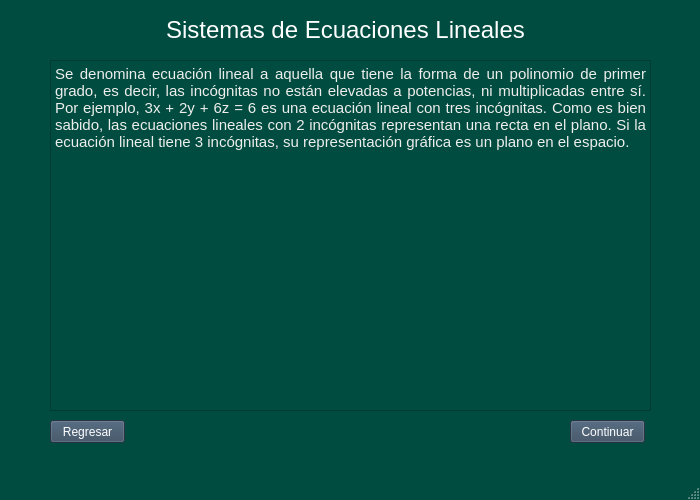
<?xml version="1.0" encoding="UTF-8"?>
<ui version="4.0">
 <class>SEL</class>
 <widget class="QMainWindow" name="SEL">
  <property name="geometry">
   <rect>
    <x>0</x>
    <y>0</y>
    <width>700</width>
    <height>500</height>
   </rect>
  </property>
  <property name="palette">
   <palette>
    <active>
     <colorrole role="WindowText">
      <brush brushstyle="SolidPattern">
       <color alpha="255">
        <red>255</red>
        <green>255</green>
        <blue>255</blue>
       </color>
      </brush>
     </colorrole>
     <colorrole role="Button">
      <brush brushstyle="SolidPattern">
       <color alpha="255">
        <red>0</red>
        <green>76</green>
        <blue>64</blue>
       </color>
      </brush>
     </colorrole>
     <colorrole role="Light">
      <brush brushstyle="SolidPattern">
       <color alpha="255">
        <red>0</red>
        <green>114</green>
        <blue>96</blue>
       </color>
      </brush>
     </colorrole>
     <colorrole role="Midlight">
      <brush brushstyle="SolidPattern">
       <color alpha="255">
        <red>0</red>
        <green>95</green>
        <blue>80</blue>
       </color>
      </brush>
     </colorrole>
     <colorrole role="Dark">
      <brush brushstyle="SolidPattern">
       <color alpha="255">
        <red>0</red>
        <green>38</green>
        <blue>32</blue>
       </color>
      </brush>
     </colorrole>
     <colorrole role="Mid">
      <brush brushstyle="SolidPattern">
       <color alpha="255">
        <red>0</red>
        <green>50</green>
        <blue>42</blue>
       </color>
      </brush>
     </colorrole>
     <colorrole role="Text">
      <brush brushstyle="SolidPattern">
       <color alpha="255">
        <red>255</red>
        <green>255</green>
        <blue>255</blue>
       </color>
      </brush>
     </colorrole>
     <colorrole role="BrightText">
      <brush brushstyle="SolidPattern">
       <color alpha="255">
        <red>255</red>
        <green>255</green>
        <blue>255</blue>
       </color>
      </brush>
     </colorrole>
     <colorrole role="ButtonText">
      <brush brushstyle="SolidPattern">
       <color alpha="255">
        <red>255</red>
        <green>255</green>
        <blue>255</blue>
       </color>
      </brush>
     </colorrole>
     <colorrole role="Base">
      <brush brushstyle="SolidPattern">
       <color alpha="255">
        <red>0</red>
        <green>0</green>
        <blue>0</blue>
       </color>
      </brush>
     </colorrole>
     <colorrole role="Window">
      <brush brushstyle="SolidPattern">
       <color alpha="255">
        <red>0</red>
        <green>76</green>
        <blue>64</blue>
       </color>
      </brush>
     </colorrole>
     <colorrole role="Shadow">
      <brush brushstyle="SolidPattern">
       <color alpha="255">
        <red>0</red>
        <green>0</green>
        <blue>0</blue>
       </color>
      </brush>
     </colorrole>
     <colorrole role="AlternateBase">
      <brush brushstyle="SolidPattern">
       <color alpha="255">
        <red>0</red>
        <green>38</green>
        <blue>32</blue>
       </color>
      </brush>
     </colorrole>
     <colorrole role="ToolTipBase">
      <brush brushstyle="SolidPattern">
       <color alpha="255">
        <red>255</red>
        <green>255</green>
        <blue>220</blue>
       </color>
      </brush>
     </colorrole>
     <colorrole role="ToolTipText">
      <brush brushstyle="SolidPattern">
       <color alpha="255">
        <red>0</red>
        <green>0</green>
        <blue>0</blue>
       </color>
      </brush>
     </colorrole>
     <colorrole role="PlaceholderText">
      <brush brushstyle="SolidPattern">
       <color alpha="128">
        <red>255</red>
        <green>255</green>
        <blue>255</blue>
       </color>
      </brush>
     </colorrole>
    </active>
    <inactive>
     <colorrole role="WindowText">
      <brush brushstyle="SolidPattern">
       <color alpha="255">
        <red>255</red>
        <green>255</green>
        <blue>255</blue>
       </color>
      </brush>
     </colorrole>
     <colorrole role="Button">
      <brush brushstyle="SolidPattern">
       <color alpha="255">
        <red>0</red>
        <green>76</green>
        <blue>64</blue>
       </color>
      </brush>
     </colorrole>
     <colorrole role="Light">
      <brush brushstyle="SolidPattern">
       <color alpha="255">
        <red>0</red>
        <green>114</green>
        <blue>96</blue>
       </color>
      </brush>
     </colorrole>
     <colorrole role="Midlight">
      <brush brushstyle="SolidPattern">
       <color alpha="255">
        <red>0</red>
        <green>95</green>
        <blue>80</blue>
       </color>
      </brush>
     </colorrole>
     <colorrole role="Dark">
      <brush brushstyle="SolidPattern">
       <color alpha="255">
        <red>0</red>
        <green>38</green>
        <blue>32</blue>
       </color>
      </brush>
     </colorrole>
     <colorrole role="Mid">
      <brush brushstyle="SolidPattern">
       <color alpha="255">
        <red>0</red>
        <green>50</green>
        <blue>42</blue>
       </color>
      </brush>
     </colorrole>
     <colorrole role="Text">
      <brush brushstyle="SolidPattern">
       <color alpha="255">
        <red>255</red>
        <green>255</green>
        <blue>255</blue>
       </color>
      </brush>
     </colorrole>
     <colorrole role="BrightText">
      <brush brushstyle="SolidPattern">
       <color alpha="255">
        <red>255</red>
        <green>255</green>
        <blue>255</blue>
       </color>
      </brush>
     </colorrole>
     <colorrole role="ButtonText">
      <brush brushstyle="SolidPattern">
       <color alpha="255">
        <red>255</red>
        <green>255</green>
        <blue>255</blue>
       </color>
      </brush>
     </colorrole>
     <colorrole role="Base">
      <brush brushstyle="SolidPattern">
       <color alpha="255">
        <red>0</red>
        <green>0</green>
        <blue>0</blue>
       </color>
      </brush>
     </colorrole>
     <colorrole role="Window">
      <brush brushstyle="SolidPattern">
       <color alpha="255">
        <red>0</red>
        <green>76</green>
        <blue>64</blue>
       </color>
      </brush>
     </colorrole>
     <colorrole role="Shadow">
      <brush brushstyle="SolidPattern">
       <color alpha="255">
        <red>0</red>
        <green>0</green>
        <blue>0</blue>
       </color>
      </brush>
     </colorrole>
     <colorrole role="AlternateBase">
      <brush brushstyle="SolidPattern">
       <color alpha="255">
        <red>0</red>
        <green>38</green>
        <blue>32</blue>
       </color>
      </brush>
     </colorrole>
     <colorrole role="ToolTipBase">
      <brush brushstyle="SolidPattern">
       <color alpha="255">
        <red>255</red>
        <green>255</green>
        <blue>220</blue>
       </color>
      </brush>
     </colorrole>
     <colorrole role="ToolTipText">
      <brush brushstyle="SolidPattern">
       <color alpha="255">
        <red>0</red>
        <green>0</green>
        <blue>0</blue>
       </color>
      </brush>
     </colorrole>
     <colorrole role="PlaceholderText">
      <brush brushstyle="SolidPattern">
       <color alpha="128">
        <red>255</red>
        <green>255</green>
        <blue>255</blue>
       </color>
      </brush>
     </colorrole>
    </inactive>
    <disabled>
     <colorrole role="WindowText">
      <brush brushstyle="SolidPattern">
       <color alpha="255">
        <red>0</red>
        <green>38</green>
        <blue>32</blue>
       </color>
      </brush>
     </colorrole>
     <colorrole role="Button">
      <brush brushstyle="SolidPattern">
       <color alpha="255">
        <red>0</red>
        <green>76</green>
        <blue>64</blue>
       </color>
      </brush>
     </colorrole>
     <colorrole role="Light">
      <brush brushstyle="SolidPattern">
       <color alpha="255">
        <red>0</red>
        <green>114</green>
        <blue>96</blue>
       </color>
      </brush>
     </colorrole>
     <colorrole role="Midlight">
      <brush brushstyle="SolidPattern">
       <color alpha="255">
        <red>0</red>
        <green>95</green>
        <blue>80</blue>
       </color>
      </brush>
     </colorrole>
     <colorrole role="Dark">
      <brush brushstyle="SolidPattern">
       <color alpha="255">
        <red>0</red>
        <green>38</green>
        <blue>32</blue>
       </color>
      </brush>
     </colorrole>
     <colorrole role="Mid">
      <brush brushstyle="SolidPattern">
       <color alpha="255">
        <red>0</red>
        <green>50</green>
        <blue>42</blue>
       </color>
      </brush>
     </colorrole>
     <colorrole role="Text">
      <brush brushstyle="SolidPattern">
       <color alpha="255">
        <red>0</red>
        <green>38</green>
        <blue>32</blue>
       </color>
      </brush>
     </colorrole>
     <colorrole role="BrightText">
      <brush brushstyle="SolidPattern">
       <color alpha="255">
        <red>255</red>
        <green>255</green>
        <blue>255</blue>
       </color>
      </brush>
     </colorrole>
     <colorrole role="ButtonText">
      <brush brushstyle="SolidPattern">
       <color alpha="255">
        <red>0</red>
        <green>38</green>
        <blue>32</blue>
       </color>
      </brush>
     </colorrole>
     <colorrole role="Base">
      <brush brushstyle="SolidPattern">
       <color alpha="255">
        <red>0</red>
        <green>76</green>
        <blue>64</blue>
       </color>
      </brush>
     </colorrole>
     <colorrole role="Window">
      <brush brushstyle="SolidPattern">
       <color alpha="255">
        <red>0</red>
        <green>76</green>
        <blue>64</blue>
       </color>
      </brush>
     </colorrole>
     <colorrole role="Shadow">
      <brush brushstyle="SolidPattern">
       <color alpha="255">
        <red>0</red>
        <green>0</green>
        <blue>0</blue>
       </color>
      </brush>
     </colorrole>
     <colorrole role="AlternateBase">
      <brush brushstyle="SolidPattern">
       <color alpha="255">
        <red>0</red>
        <green>76</green>
        <blue>64</blue>
       </color>
      </brush>
     </colorrole>
     <colorrole role="ToolTipBase">
      <brush brushstyle="SolidPattern">
       <color alpha="255">
        <red>255</red>
        <green>255</green>
        <blue>220</blue>
       </color>
      </brush>
     </colorrole>
     <colorrole role="ToolTipText">
      <brush brushstyle="SolidPattern">
       <color alpha="255">
        <red>0</red>
        <green>0</green>
        <blue>0</blue>
       </color>
      </brush>
     </colorrole>
     <colorrole role="PlaceholderText">
      <brush brushstyle="SolidPattern">
       <color alpha="128">
        <red>255</red>
        <green>255</green>
        <blue>255</blue>
       </color>
      </brush>
     </colorrole>
    </disabled>
   </palette>
  </property>
  <property name="windowTitle">
   <string>MainWindow</string>
  </property>
  <widget class="QWidget" name="centralwidget">
   <widget class="QLabel" name="label">
    <property name="geometry">
     <rect>
      <x>160</x>
      <y>10</y>
      <width>371</width>
      <height>41</height>
     </rect>
    </property>
    <property name="text">
     <string>&lt;html&gt;&lt;head/&gt;&lt;body&gt;&lt;p align=&quot;center&quot;&gt;&lt;span style=&quot; font-size:18pt;&quot;&gt;Sistemas de Ecuaciones Lineales&lt;/span&gt;&lt;/p&gt;&lt;/body&gt;&lt;/html&gt;</string>
    </property>
   </widget>
   <widget class="QPushButton" name="pushButton">
    <property name="geometry">
     <rect>
      <x>50</x>
      <y>420</y>
      <width>75</width>
      <height>23</height>
     </rect>
    </property>
    <property name="palette">
     <palette>
      <active>
       <colorrole role="WindowText">
        <brush brushstyle="SolidPattern">
         <color alpha="255">
          <red>255</red>
          <green>255</green>
          <blue>255</blue>
         </color>
        </brush>
       </colorrole>
       <colorrole role="Button">
        <brush brushstyle="SolidPattern">
         <color alpha="255">
          <red>53</red>
          <green>73</green>
          <blue>94</blue>
         </color>
        </brush>
       </colorrole>
       <colorrole role="Light">
        <brush brushstyle="SolidPattern">
         <color alpha="255">
          <red>79</red>
          <green>109</green>
          <blue>141</blue>
         </color>
        </brush>
       </colorrole>
       <colorrole role="Midlight">
        <brush brushstyle="SolidPattern">
         <color alpha="255">
          <red>66</red>
          <green>91</green>
          <blue>117</blue>
         </color>
        </brush>
       </colorrole>
       <colorrole role="Dark">
        <brush brushstyle="SolidPattern">
         <color alpha="255">
          <red>26</red>
          <green>36</green>
          <blue>47</blue>
         </color>
        </brush>
       </colorrole>
       <colorrole role="Mid">
        <brush brushstyle="SolidPattern">
         <color alpha="255">
          <red>35</red>
          <green>48</green>
          <blue>62</blue>
         </color>
        </brush>
       </colorrole>
       <colorrole role="Text">
        <brush brushstyle="SolidPattern">
         <color alpha="255">
          <red>255</red>
          <green>255</green>
          <blue>255</blue>
         </color>
        </brush>
       </colorrole>
       <colorrole role="BrightText">
        <brush brushstyle="SolidPattern">
         <color alpha="255">
          <red>255</red>
          <green>255</green>
          <blue>255</blue>
         </color>
        </brush>
       </colorrole>
       <colorrole role="ButtonText">
        <brush brushstyle="SolidPattern">
         <color alpha="255">
          <red>255</red>
          <green>255</green>
          <blue>255</blue>
         </color>
        </brush>
       </colorrole>
       <colorrole role="Base">
        <brush brushstyle="SolidPattern">
         <color alpha="255">
          <red>0</red>
          <green>0</green>
          <blue>0</blue>
         </color>
        </brush>
       </colorrole>
       <colorrole role="Window">
        <brush brushstyle="SolidPattern">
         <color alpha="255">
          <red>53</red>
          <green>73</green>
          <blue>94</blue>
         </color>
        </brush>
       </colorrole>
       <colorrole role="Shadow">
        <brush brushstyle="SolidPattern">
         <color alpha="255">
          <red>0</red>
          <green>0</green>
          <blue>0</blue>
         </color>
        </brush>
       </colorrole>
       <colorrole role="AlternateBase">
        <brush brushstyle="SolidPattern">
         <color alpha="255">
          <red>26</red>
          <green>36</green>
          <blue>47</blue>
         </color>
        </brush>
       </colorrole>
       <colorrole role="ToolTipBase">
        <brush brushstyle="SolidPattern">
         <color alpha="255">
          <red>255</red>
          <green>255</green>
          <blue>220</blue>
         </color>
        </brush>
       </colorrole>
       <colorrole role="ToolTipText">
        <brush brushstyle="SolidPattern">
         <color alpha="255">
          <red>0</red>
          <green>0</green>
          <blue>0</blue>
         </color>
        </brush>
       </colorrole>
       <colorrole role="PlaceholderText">
        <brush brushstyle="SolidPattern">
         <color alpha="128">
          <red>255</red>
          <green>255</green>
          <blue>255</blue>
         </color>
        </brush>
       </colorrole>
      </active>
      <inactive>
       <colorrole role="WindowText">
        <brush brushstyle="SolidPattern">
         <color alpha="255">
          <red>255</red>
          <green>255</green>
          <blue>255</blue>
         </color>
        </brush>
       </colorrole>
       <colorrole role="Button">
        <brush brushstyle="SolidPattern">
         <color alpha="255">
          <red>53</red>
          <green>73</green>
          <blue>94</blue>
         </color>
        </brush>
       </colorrole>
       <colorrole role="Light">
        <brush brushstyle="SolidPattern">
         <color alpha="255">
          <red>79</red>
          <green>109</green>
          <blue>141</blue>
         </color>
        </brush>
       </colorrole>
       <colorrole role="Midlight">
        <brush brushstyle="SolidPattern">
         <color alpha="255">
          <red>66</red>
          <green>91</green>
          <blue>117</blue>
         </color>
        </brush>
       </colorrole>
       <colorrole role="Dark">
        <brush brushstyle="SolidPattern">
         <color alpha="255">
          <red>26</red>
          <green>36</green>
          <blue>47</blue>
         </color>
        </brush>
       </colorrole>
       <colorrole role="Mid">
        <brush brushstyle="SolidPattern">
         <color alpha="255">
          <red>35</red>
          <green>48</green>
          <blue>62</blue>
         </color>
        </brush>
       </colorrole>
       <colorrole role="Text">
        <brush brushstyle="SolidPattern">
         <color alpha="255">
          <red>255</red>
          <green>255</green>
          <blue>255</blue>
         </color>
        </brush>
       </colorrole>
       <colorrole role="BrightText">
        <brush brushstyle="SolidPattern">
         <color alpha="255">
          <red>255</red>
          <green>255</green>
          <blue>255</blue>
         </color>
        </brush>
       </colorrole>
       <colorrole role="ButtonText">
        <brush brushstyle="SolidPattern">
         <color alpha="255">
          <red>255</red>
          <green>255</green>
          <blue>255</blue>
         </color>
        </brush>
       </colorrole>
       <colorrole role="Base">
        <brush brushstyle="SolidPattern">
         <color alpha="255">
          <red>0</red>
          <green>0</green>
          <blue>0</blue>
         </color>
        </brush>
       </colorrole>
       <colorrole role="Window">
        <brush brushstyle="SolidPattern">
         <color alpha="255">
          <red>53</red>
          <green>73</green>
          <blue>94</blue>
         </color>
        </brush>
       </colorrole>
       <colorrole role="Shadow">
        <brush brushstyle="SolidPattern">
         <color alpha="255">
          <red>0</red>
          <green>0</green>
          <blue>0</blue>
         </color>
        </brush>
       </colorrole>
       <colorrole role="AlternateBase">
        <brush brushstyle="SolidPattern">
         <color alpha="255">
          <red>26</red>
          <green>36</green>
          <blue>47</blue>
         </color>
        </brush>
       </colorrole>
       <colorrole role="ToolTipBase">
        <brush brushstyle="SolidPattern">
         <color alpha="255">
          <red>255</red>
          <green>255</green>
          <blue>220</blue>
         </color>
        </brush>
       </colorrole>
       <colorrole role="ToolTipText">
        <brush brushstyle="SolidPattern">
         <color alpha="255">
          <red>0</red>
          <green>0</green>
          <blue>0</blue>
         </color>
        </brush>
       </colorrole>
       <colorrole role="PlaceholderText">
        <brush brushstyle="SolidPattern">
         <color alpha="128">
          <red>255</red>
          <green>255</green>
          <blue>255</blue>
         </color>
        </brush>
       </colorrole>
      </inactive>
      <disabled>
       <colorrole role="WindowText">
        <brush brushstyle="SolidPattern">
         <color alpha="255">
          <red>26</red>
          <green>36</green>
          <blue>47</blue>
         </color>
        </brush>
       </colorrole>
       <colorrole role="Button">
        <brush brushstyle="SolidPattern">
         <color alpha="255">
          <red>53</red>
          <green>73</green>
          <blue>94</blue>
         </color>
        </brush>
       </colorrole>
       <colorrole role="Light">
        <brush brushstyle="SolidPattern">
         <color alpha="255">
          <red>79</red>
          <green>109</green>
          <blue>141</blue>
         </color>
        </brush>
       </colorrole>
       <colorrole role="Midlight">
        <brush brushstyle="SolidPattern">
         <color alpha="255">
          <red>66</red>
          <green>91</green>
          <blue>117</blue>
         </color>
        </brush>
       </colorrole>
       <colorrole role="Dark">
        <brush brushstyle="SolidPattern">
         <color alpha="255">
          <red>26</red>
          <green>36</green>
          <blue>47</blue>
         </color>
        </brush>
       </colorrole>
       <colorrole role="Mid">
        <brush brushstyle="SolidPattern">
         <color alpha="255">
          <red>35</red>
          <green>48</green>
          <blue>62</blue>
         </color>
        </brush>
       </colorrole>
       <colorrole role="Text">
        <brush brushstyle="SolidPattern">
         <color alpha="255">
          <red>26</red>
          <green>36</green>
          <blue>47</blue>
         </color>
        </brush>
       </colorrole>
       <colorrole role="BrightText">
        <brush brushstyle="SolidPattern">
         <color alpha="255">
          <red>255</red>
          <green>255</green>
          <blue>255</blue>
         </color>
        </brush>
       </colorrole>
       <colorrole role="ButtonText">
        <brush brushstyle="SolidPattern">
         <color alpha="255">
          <red>26</red>
          <green>36</green>
          <blue>47</blue>
         </color>
        </brush>
       </colorrole>
       <colorrole role="Base">
        <brush brushstyle="SolidPattern">
         <color alpha="255">
          <red>53</red>
          <green>73</green>
          <blue>94</blue>
         </color>
        </brush>
       </colorrole>
       <colorrole role="Window">
        <brush brushstyle="SolidPattern">
         <color alpha="255">
          <red>53</red>
          <green>73</green>
          <blue>94</blue>
         </color>
        </brush>
       </colorrole>
       <colorrole role="Shadow">
        <brush brushstyle="SolidPattern">
         <color alpha="255">
          <red>0</red>
          <green>0</green>
          <blue>0</blue>
         </color>
        </brush>
       </colorrole>
       <colorrole role="AlternateBase">
        <brush brushstyle="SolidPattern">
         <color alpha="255">
          <red>53</red>
          <green>73</green>
          <blue>94</blue>
         </color>
        </brush>
       </colorrole>
       <colorrole role="ToolTipBase">
        <brush brushstyle="SolidPattern">
         <color alpha="255">
          <red>255</red>
          <green>255</green>
          <blue>220</blue>
         </color>
        </brush>
       </colorrole>
       <colorrole role="ToolTipText">
        <brush brushstyle="SolidPattern">
         <color alpha="255">
          <red>0</red>
          <green>0</green>
          <blue>0</blue>
         </color>
        </brush>
       </colorrole>
       <colorrole role="PlaceholderText">
        <brush brushstyle="SolidPattern">
         <color alpha="128">
          <red>255</red>
          <green>255</green>
          <blue>255</blue>
         </color>
        </brush>
       </colorrole>
      </disabled>
     </palette>
    </property>
    <property name="text">
     <string>Regresar</string>
    </property>
   </widget>
   <widget class="QPushButton" name="pushButton_2">
    <property name="geometry">
     <rect>
      <x>570</x>
      <y>420</y>
      <width>75</width>
      <height>23</height>
     </rect>
    </property>
    <property name="palette">
     <palette>
      <active>
       <colorrole role="WindowText">
        <brush brushstyle="SolidPattern">
         <color alpha="255">
          <red>255</red>
          <green>255</green>
          <blue>255</blue>
         </color>
        </brush>
       </colorrole>
       <colorrole role="Button">
        <brush brushstyle="SolidPattern">
         <color alpha="255">
          <red>53</red>
          <green>73</green>
          <blue>94</blue>
         </color>
        </brush>
       </colorrole>
       <colorrole role="Light">
        <brush brushstyle="SolidPattern">
         <color alpha="255">
          <red>79</red>
          <green>109</green>
          <blue>141</blue>
         </color>
        </brush>
       </colorrole>
       <colorrole role="Midlight">
        <brush brushstyle="SolidPattern">
         <color alpha="255">
          <red>66</red>
          <green>91</green>
          <blue>117</blue>
         </color>
        </brush>
       </colorrole>
       <colorrole role="Dark">
        <brush brushstyle="SolidPattern">
         <color alpha="255">
          <red>26</red>
          <green>36</green>
          <blue>47</blue>
         </color>
        </brush>
       </colorrole>
       <colorrole role="Mid">
        <brush brushstyle="SolidPattern">
         <color alpha="255">
          <red>35</red>
          <green>48</green>
          <blue>62</blue>
         </color>
        </brush>
       </colorrole>
       <colorrole role="Text">
        <brush brushstyle="SolidPattern">
         <color alpha="255">
          <red>255</red>
          <green>255</green>
          <blue>255</blue>
         </color>
        </brush>
       </colorrole>
       <colorrole role="BrightText">
        <brush brushstyle="SolidPattern">
         <color alpha="255">
          <red>255</red>
          <green>255</green>
          <blue>255</blue>
         </color>
        </brush>
       </colorrole>
       <colorrole role="ButtonText">
        <brush brushstyle="SolidPattern">
         <color alpha="255">
          <red>255</red>
          <green>255</green>
          <blue>255</blue>
         </color>
        </brush>
       </colorrole>
       <colorrole role="Base">
        <brush brushstyle="SolidPattern">
         <color alpha="255">
          <red>0</red>
          <green>0</green>
          <blue>0</blue>
         </color>
        </brush>
       </colorrole>
       <colorrole role="Window">
        <brush brushstyle="SolidPattern">
         <color alpha="255">
          <red>53</red>
          <green>73</green>
          <blue>94</blue>
         </color>
        </brush>
       </colorrole>
       <colorrole role="Shadow">
        <brush brushstyle="SolidPattern">
         <color alpha="255">
          <red>0</red>
          <green>0</green>
          <blue>0</blue>
         </color>
        </brush>
       </colorrole>
       <colorrole role="AlternateBase">
        <brush brushstyle="SolidPattern">
         <color alpha="255">
          <red>26</red>
          <green>36</green>
          <blue>47</blue>
         </color>
        </brush>
       </colorrole>
       <colorrole role="ToolTipBase">
        <brush brushstyle="SolidPattern">
         <color alpha="255">
          <red>255</red>
          <green>255</green>
          <blue>220</blue>
         </color>
        </brush>
       </colorrole>
       <colorrole role="ToolTipText">
        <brush brushstyle="SolidPattern">
         <color alpha="255">
          <red>0</red>
          <green>0</green>
          <blue>0</blue>
         </color>
        </brush>
       </colorrole>
       <colorrole role="PlaceholderText">
        <brush brushstyle="SolidPattern">
         <color alpha="128">
          <red>255</red>
          <green>255</green>
          <blue>255</blue>
         </color>
        </brush>
       </colorrole>
      </active>
      <inactive>
       <colorrole role="WindowText">
        <brush brushstyle="SolidPattern">
         <color alpha="255">
          <red>255</red>
          <green>255</green>
          <blue>255</blue>
         </color>
        </brush>
       </colorrole>
       <colorrole role="Button">
        <brush brushstyle="SolidPattern">
         <color alpha="255">
          <red>53</red>
          <green>73</green>
          <blue>94</blue>
         </color>
        </brush>
       </colorrole>
       <colorrole role="Light">
        <brush brushstyle="SolidPattern">
         <color alpha="255">
          <red>79</red>
          <green>109</green>
          <blue>141</blue>
         </color>
        </brush>
       </colorrole>
       <colorrole role="Midlight">
        <brush brushstyle="SolidPattern">
         <color alpha="255">
          <red>66</red>
          <green>91</green>
          <blue>117</blue>
         </color>
        </brush>
       </colorrole>
       <colorrole role="Dark">
        <brush brushstyle="SolidPattern">
         <color alpha="255">
          <red>26</red>
          <green>36</green>
          <blue>47</blue>
         </color>
        </brush>
       </colorrole>
       <colorrole role="Mid">
        <brush brushstyle="SolidPattern">
         <color alpha="255">
          <red>35</red>
          <green>48</green>
          <blue>62</blue>
         </color>
        </brush>
       </colorrole>
       <colorrole role="Text">
        <brush brushstyle="SolidPattern">
         <color alpha="255">
          <red>255</red>
          <green>255</green>
          <blue>255</blue>
         </color>
        </brush>
       </colorrole>
       <colorrole role="BrightText">
        <brush brushstyle="SolidPattern">
         <color alpha="255">
          <red>255</red>
          <green>255</green>
          <blue>255</blue>
         </color>
        </brush>
       </colorrole>
       <colorrole role="ButtonText">
        <brush brushstyle="SolidPattern">
         <color alpha="255">
          <red>255</red>
          <green>255</green>
          <blue>255</blue>
         </color>
        </brush>
       </colorrole>
       <colorrole role="Base">
        <brush brushstyle="SolidPattern">
         <color alpha="255">
          <red>0</red>
          <green>0</green>
          <blue>0</blue>
         </color>
        </brush>
       </colorrole>
       <colorrole role="Window">
        <brush brushstyle="SolidPattern">
         <color alpha="255">
          <red>53</red>
          <green>73</green>
          <blue>94</blue>
         </color>
        </brush>
       </colorrole>
       <colorrole role="Shadow">
        <brush brushstyle="SolidPattern">
         <color alpha="255">
          <red>0</red>
          <green>0</green>
          <blue>0</blue>
         </color>
        </brush>
       </colorrole>
       <colorrole role="AlternateBase">
        <brush brushstyle="SolidPattern">
         <color alpha="255">
          <red>26</red>
          <green>36</green>
          <blue>47</blue>
         </color>
        </brush>
       </colorrole>
       <colorrole role="ToolTipBase">
        <brush brushstyle="SolidPattern">
         <color alpha="255">
          <red>255</red>
          <green>255</green>
          <blue>220</blue>
         </color>
        </brush>
       </colorrole>
       <colorrole role="ToolTipText">
        <brush brushstyle="SolidPattern">
         <color alpha="255">
          <red>0</red>
          <green>0</green>
          <blue>0</blue>
         </color>
        </brush>
       </colorrole>
       <colorrole role="PlaceholderText">
        <brush brushstyle="SolidPattern">
         <color alpha="128">
          <red>255</red>
          <green>255</green>
          <blue>255</blue>
         </color>
        </brush>
       </colorrole>
      </inactive>
      <disabled>
       <colorrole role="WindowText">
        <brush brushstyle="SolidPattern">
         <color alpha="255">
          <red>26</red>
          <green>36</green>
          <blue>47</blue>
         </color>
        </brush>
       </colorrole>
       <colorrole role="Button">
        <brush brushstyle="SolidPattern">
         <color alpha="255">
          <red>53</red>
          <green>73</green>
          <blue>94</blue>
         </color>
        </brush>
       </colorrole>
       <colorrole role="Light">
        <brush brushstyle="SolidPattern">
         <color alpha="255">
          <red>79</red>
          <green>109</green>
          <blue>141</blue>
         </color>
        </brush>
       </colorrole>
       <colorrole role="Midlight">
        <brush brushstyle="SolidPattern">
         <color alpha="255">
          <red>66</red>
          <green>91</green>
          <blue>117</blue>
         </color>
        </brush>
       </colorrole>
       <colorrole role="Dark">
        <brush brushstyle="SolidPattern">
         <color alpha="255">
          <red>26</red>
          <green>36</green>
          <blue>47</blue>
         </color>
        </brush>
       </colorrole>
       <colorrole role="Mid">
        <brush brushstyle="SolidPattern">
         <color alpha="255">
          <red>35</red>
          <green>48</green>
          <blue>62</blue>
         </color>
        </brush>
       </colorrole>
       <colorrole role="Text">
        <brush brushstyle="SolidPattern">
         <color alpha="255">
          <red>26</red>
          <green>36</green>
          <blue>47</blue>
         </color>
        </brush>
       </colorrole>
       <colorrole role="BrightText">
        <brush brushstyle="SolidPattern">
         <color alpha="255">
          <red>255</red>
          <green>255</green>
          <blue>255</blue>
         </color>
        </brush>
       </colorrole>
       <colorrole role="ButtonText">
        <brush brushstyle="SolidPattern">
         <color alpha="255">
          <red>26</red>
          <green>36</green>
          <blue>47</blue>
         </color>
        </brush>
       </colorrole>
       <colorrole role="Base">
        <brush brushstyle="SolidPattern">
         <color alpha="255">
          <red>53</red>
          <green>73</green>
          <blue>94</blue>
         </color>
        </brush>
       </colorrole>
       <colorrole role="Window">
        <brush brushstyle="SolidPattern">
         <color alpha="255">
          <red>53</red>
          <green>73</green>
          <blue>94</blue>
         </color>
        </brush>
       </colorrole>
       <colorrole role="Shadow">
        <brush brushstyle="SolidPattern">
         <color alpha="255">
          <red>0</red>
          <green>0</green>
          <blue>0</blue>
         </color>
        </brush>
       </colorrole>
       <colorrole role="AlternateBase">
        <brush brushstyle="SolidPattern">
         <color alpha="255">
          <red>53</red>
          <green>73</green>
          <blue>94</blue>
         </color>
        </brush>
       </colorrole>
       <colorrole role="ToolTipBase">
        <brush brushstyle="SolidPattern">
         <color alpha="255">
          <red>255</red>
          <green>255</green>
          <blue>220</blue>
         </color>
        </brush>
       </colorrole>
       <colorrole role="ToolTipText">
        <brush brushstyle="SolidPattern">
         <color alpha="255">
          <red>0</red>
          <green>0</green>
          <blue>0</blue>
         </color>
        </brush>
       </colorrole>
       <colorrole role="PlaceholderText">
        <brush brushstyle="SolidPattern">
         <color alpha="128">
          <red>255</red>
          <green>255</green>
          <blue>255</blue>
         </color>
        </brush>
       </colorrole>
      </disabled>
     </palette>
    </property>
    <property name="text">
     <string>Continuar</string>
    </property>
   </widget>
   <widget class="QTextBrowser" name="textBrowser">
    <property name="geometry">
     <rect>
      <x>50</x>
      <y>60</y>
      <width>601</width>
      <height>351</height>
     </rect>
    </property>
    <property name="palette">
     <palette>
      <active>
       <colorrole role="Base">
        <brush brushstyle="SolidPattern">
         <color alpha="255">
          <red>0</red>
          <green>76</green>
          <blue>64</blue>
         </color>
        </brush>
       </colorrole>
       <colorrole role="Shadow">
        <brush brushstyle="SolidPattern">
         <color alpha="255">
          <red>0</red>
          <green>76</green>
          <blue>64</blue>
         </color>
        </brush>
       </colorrole>
       <colorrole role="ToolTipText">
        <brush brushstyle="SolidPattern">
         <color alpha="255">
          <red>0</red>
          <green>76</green>
          <blue>64</blue>
         </color>
        </brush>
       </colorrole>
      </active>
      <inactive>
       <colorrole role="Base">
        <brush brushstyle="SolidPattern">
         <color alpha="255">
          <red>0</red>
          <green>76</green>
          <blue>64</blue>
         </color>
        </brush>
       </colorrole>
       <colorrole role="Shadow">
        <brush brushstyle="SolidPattern">
         <color alpha="255">
          <red>0</red>
          <green>76</green>
          <blue>64</blue>
         </color>
        </brush>
       </colorrole>
       <colorrole role="ToolTipText">
        <brush brushstyle="SolidPattern">
         <color alpha="255">
          <red>0</red>
          <green>76</green>
          <blue>64</blue>
         </color>
        </brush>
       </colorrole>
      </inactive>
      <disabled>
       <colorrole role="Base">
        <brush brushstyle="SolidPattern">
         <color alpha="255">
          <red>0</red>
          <green>76</green>
          <blue>64</blue>
         </color>
        </brush>
       </colorrole>
       <colorrole role="Shadow">
        <brush brushstyle="SolidPattern">
         <color alpha="255">
          <red>0</red>
          <green>76</green>
          <blue>64</blue>
         </color>
        </brush>
       </colorrole>
       <colorrole role="ToolTipText">
        <brush brushstyle="SolidPattern">
         <color alpha="255">
          <red>0</red>
          <green>76</green>
          <blue>64</blue>
         </color>
        </brush>
       </colorrole>
      </disabled>
     </palette>
    </property>
    <property name="html">
     <string>&lt;!DOCTYPE HTML PUBLIC &quot;-//W3C//DTD HTML 4.0//EN&quot; &quot;http://www.w3.org/TR/REC-html40/strict.dtd&quot;&gt;
&lt;html&gt;&lt;head&gt;&lt;meta name=&quot;qrichtext&quot; content=&quot;1&quot; /&gt;&lt;style type=&quot;text/css&quot;&gt;
p, li { white-space: pre-wrap; }
&lt;/style&gt;&lt;/head&gt;&lt;body style=&quot; font-family:'Ubuntu'; font-size:10pt; font-weight:400; font-style:normal;&quot;&gt;
&lt;p align=&quot;justify&quot; style=&quot; margin-top:0px; margin-bottom:0px; margin-left:0px; margin-right:0px; -qt-block-indent:0; text-indent:0px;&quot;&gt;&lt;a name=&quot;docs-internal-guid-178c9ae9-7fff-dcc8-ca78-4b7317cfb4ca&quot;&gt;&lt;/a&gt;&lt;span style=&quot; font-family:'Roboto','sans-serif'; font-size:11pt; color:#eeeeec; background-color:transparent;&quot;&gt;S&lt;/span&gt;&lt;span style=&quot; font-family:'Roboto','sans-serif'; font-size:11pt; color:#eeeeec; background-color:transparent;&quot;&gt;e denomina ecuación lineal a aquella que tiene la forma de un polinomio de primer grado, es decir, las incógnitas no están elevadas a potencias, ni multiplicadas entre sí. Por ejemplo, 3x + 2y + 6z = 6 es una ecuación lineal con tres incógnitas. Como es bien sabido, las ecuaciones lineales con 2 incógnitas representan una recta en el plano. Si la ecuación lineal tiene 3 incógnitas, su representación gráfica es un plano en el espacio. &lt;/span&gt;&lt;/p&gt;&lt;/body&gt;&lt;/html&gt;</string>
    </property>
   </widget>
  </widget>
  <widget class="QMenuBar" name="menubar">
   <property name="geometry">
    <rect>
     <x>0</x>
     <y>0</y>
     <width>700</width>
     <height>21</height>
    </rect>
   </property>
  </widget>
  <widget class="QStatusBar" name="statusbar"/>
 </widget>
 <resources/>
 <connections/>
</ui>
